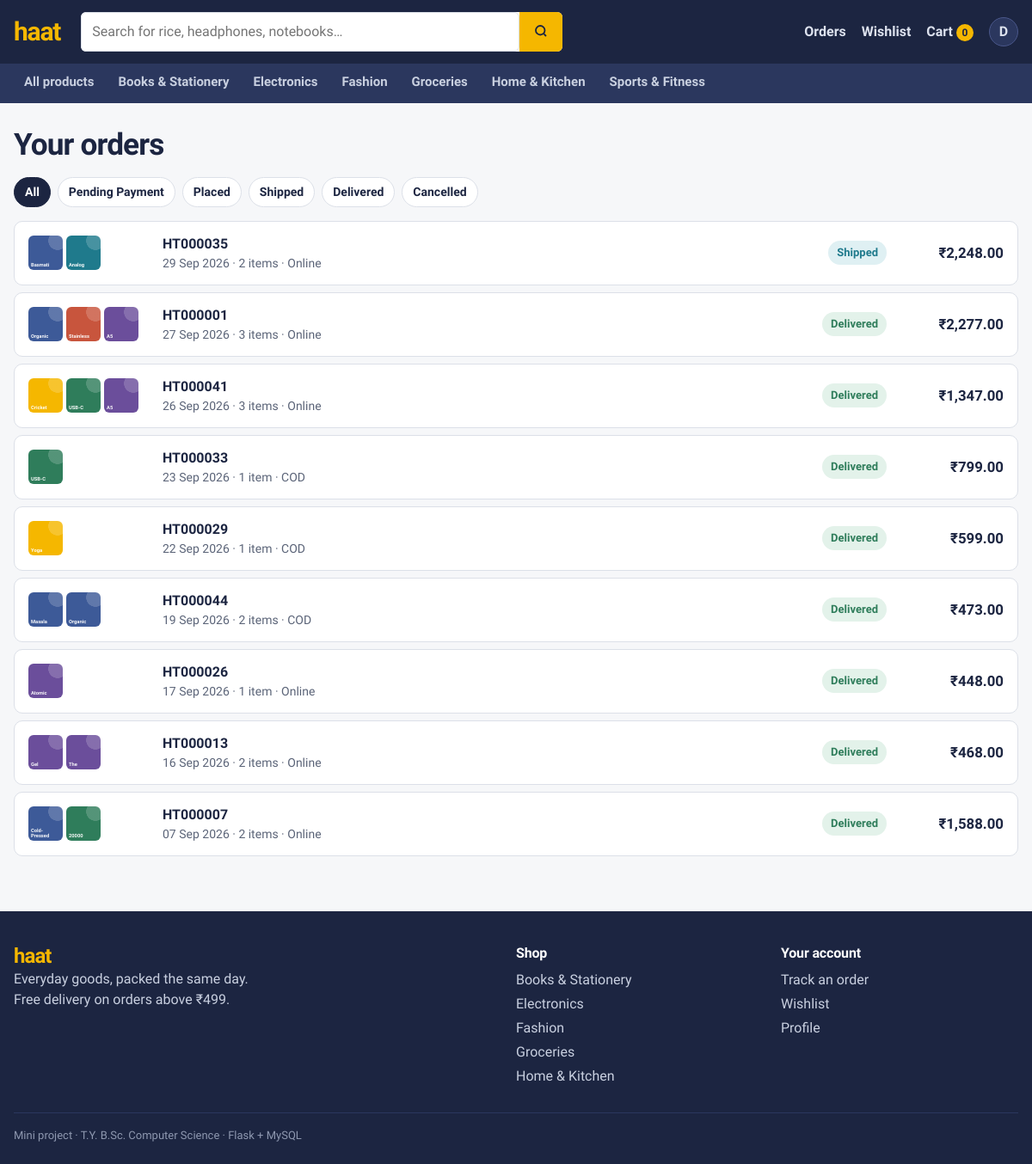
Page /orders (signed in) on the committed database.
### models.py (models this page shows, shortened)
class User(UserMixin, db.Model):
    __tablename__ = "users"
    user_id = db.Column(db.Integer, primary_key=True)
    name = db.Column(db.String(100), nullable=False)
    email = db.Column(db.String(100), unique=True, nullable=False, index=True)
    password = db.Column(db.String(255), nullable=False)
    phone = db.Column(db.String(15))
    role = db.Column(db.String(15), nullable=False, default="customer")   # customer | admin
    status = db.Column(db.String(20), nullable=False, default="active")   # active | blocked
    created_at = db.Column(db.DateTime, default=now)
    orders = db.relationship("Order", backref="user", lazy="dynamic")
    @property
    def is_admin(self):
        return self.role == "admin"
    @property
    def is_active(self):
        return self.status == "active"

class Category(db.Model):
    __tablename__ = "categories"
    category_id = db.Column(db.Integer, primary_key=True)
    category_name = db.Column(db.String(100), unique=True, nullable=False)
    description = db.Column(db.Text)
    created_at = db.Column(db.DateTime, default=now)
    products = db.relationship("Product", backref="category", lazy="dynamic")

class Product(db.Model):
    __tablename__ = "products"
    product_id = db.Column(db.Integer, primary_key=True)
    name = db.Column(db.String(150), nullable=False)
    description = db.Column(db.Text)
    price = db.Column(db.Numeric(10, 2), nullable=False)
    stock = db.Column(db.Integer, nullable=False, default=0)
    category_id = db.Column(db.Integer, db.ForeignKey("categories.category_id"), nullable=False)
    image = db.Column(db.String(255))                      # file name in static/uploads
    is_active = db.Column(db.Boolean, nullable=False, default=True)
    created_at = db.Column(db.DateTime, default=now)
    reviews = db.relationship("Review", backref="product", lazy="dynamic",
                              cascade="all, delete-orphan")

class Order(db.Model):
    __tablename__ = "orders"
    STATUSES = ["Pending Payment", "Placed", "Shipped", "Delivered", "Cancelled"]
    order_id = db.Column(db.Integer, primary_key=True)
    user_id = db.Column(db.Integer, db.ForeignKey("users.user_id"), nullable=False)
    order_date = db.Column(db.DateTime, default=now, index=True)
    status = db.Column(db.String(20), nullable=False, default="Pending Payment")
    total_amount = db.Column(db.Numeric(10, 2), nullable=False)
    subtotal = db.Column(db.Numeric(10, 2), nullable=False)
    shipping_fee = db.Column(db.Numeric(10, 2), nullable=False, default=0)
    payment_method = db.Column(db.String(30), nullable=False)   # Online | COD
    ship_name = db.Column(db.String(100), nullable=False)
    ship_phone = db.Column(db.String(15), nullable=False)
    ship_address = db.Column(db.String(255), nullable=False)
    ship_city = db.Column(db.String(60), nullable=False)
    ship_pincode = db.Column(db.String(10), nullable=False)
    shipped_at = db.Column(db.DateTime)
    delivered_at = db.Column(db.DateTime)
    cancelled_at = db.Column(db.DateTime)
    items = db.relationship("OrderItem", backref="order", cascade="all, delete-orphan")
    payments = db.relationship("Payment", backref="order", cascade="all, delete-orphan",
                               order_by="Payment.payment_id")
    @property
    def number(self):
        return f"HT{self.order_id:06d}"
    @property
    def item_count(self):
        return sum(i.quantity for i in self.items)

class OrderItem(db.Model):
    __tablename__ = "order_items"
    item_id = db.Column(db.Integer, primary_key=True)
    order_id = db.Column(db.Integer, db.ForeignKey("orders.order_id"), nullable=False)
    product_id = db.Column(db.Integer, db.ForeignKey("products.product_id"), nullable=False)
    quantity = db.Column(db.Integer, nullable=False)
    unit_price = db.Column(db.Numeric(10, 2), nullable=False)
    product = db.relationship("Product")

### modules/cart.py (the view)
@bp.route("/orders")
@login_required
def orders():
    status = request.args.get("status")
    query = Order.query.filter_by(user_id=current_user.user_id)
    if status in Order.STATUSES:
        query = query.filter_by(status=status)
    return render_template("orders/orders.html",
                           orders=query.order_by(Order.order_date.desc()).all(), status=status)

### app.py (called while the page is built)
@login_manager.user_loader
def load_user(user_id):
    user = db.session.get(User, int(user_id))
    return user if user and user.is_active else None

def _csrf_token():
    if "_csrf" not in session:
        session["_csrf"] = secrets.token_hex(16)
    return session["_csrf"]

def _register_middleware(app):
    @app.before_request
    def csrf_protect():
        if request.method == "POST" and app.config.get("CSRF_ENABLED", True):
            token = request.form.get("csrf_token") or request.headers.get("X-CSRF-Token")
            if not token or token != session.get("_csrf"):
                app.logger.warning("CSRF check failed on %s", request.path)
                abort(400, description="Your session expired. Reload the page and try again.")
    @app.after_request
    def log_request(response):
        if not request.path.startswith("/static"):
            app.logger.debug("%s %s -> %s", request.method, request.path, response.status_code)
        return response

def _register_template_helpers(app):
    app.jinja_env.globals.update(csrf_token=_csrf_token, page_url=page_url, tile_colour=tile_colour)
    app.jinja_env.filters["money"] = money
    @app.context_processor
    def inject_globals():
        cart_count, wish_ids = 0, set()
        if current_user.is_authenticated:
            cart_count = (db.session.query(db.func.coalesce(db.func.sum(CartItem.quantity), 0))
                          .filter(CartItem.user_id == current_user.user_id).scalar())
            wish_ids = {w.product_id for w in
                        WishlistItem.query.filter_by(user_id=current_user.user_id)}
        return {
            "store_name": app.config["STORE_NAME"],
            "nav_categories": Category.query.order_by(Category.category_name).all(),
            "cart_count": cart_count,
            "wish_ids": wish_ids,
        }

### utils/helpers.py (called while the page is built)
def _indian_grouping(whole: str) -> str:
    if len(whole) <= 3:
        return whole
    last3, rest = whole[-3:], whole[:-3]
    groups = []
    while len(rest) > 2:
        groups.insert(0, rest[-2:])
        rest = rest[:-2]
    if rest:
        groups.insert(0, rest)
    return ",".join(groups + [last3])

def money(value, symbol="₹"):
    d = Decimal(str(value or 0)).quantize(Decimal("0.01"))
    sign = "-" if d < 0 else ""
    whole, frac = f"{abs(d):.2f}".split(".")
    return f"{sign}{symbol}{_indian_grouping(whole)}.{frac}"

def tile_colour(category_id):
    return TILE_COLOURS[(category_id or 0) % len(TILE_COLOURS)]

### templates/orders/orders.html (shortened to what this page needs)
{% extends "base.html" %}
{% import "partials/macros.html" as m with context %}
{% block content %}
<section class="wrap">
  <h1 class="page-title">Your orders</h1>
  <nav class="chips" aria-label="Filter by status">
    <a href="{{ url_for('cart.orders') }}" class="{{ 'on' if not status }}">All</a>
    {% for s in ['Pending Payment','Placed','Shipped','Delivered','Cancelled'] %}
      <a href="{{ url_for('cart.orders', status=s) }}" class="{{ 'on' if status == s }}">{{ s }}</a>
    {% endfor %}
  </nav>
  {% if orders %}
  <div class="order-list">
    {% for o in orders %}
    <a class="order-row" href="{{ url_for('cart.order_detail', order_id=o.order_id) }}">
      <div class="order-thumbs">{% for it in o.items[:3] %}{{ m.tile(it.product, 'tile-xs') }}{% endfor %}</div>
      <div>
        <b>{{ o.number }}</b>
        <span class="muted small">{{ o.order_date.strftime('%d %b %Y') }} · {{ o.item_count }} item{{ '' if o.item_count == 1 else 's' }} · {{ o.payment_method }}</span>
      </div>
      {{ m.status(o.status) }}
      <span class="line-total">{{ o.total_amount|money }}</span>
    </a>
    {% endfor %}
  </div>
  {% else %}
  <div class="empty-state">
    <h2>{{ 'No ' ~ status|lower ~ ' orders' if status else 'No orders yet' }}</h2>
    <p>When you place an order, you can track it here.</p>
    <a class="btn btn-primary" href="{{ url_for('products.shop') }}">Start shopping</a>
  </div>
  {% endif %}
</section>
{% endblock %}

### templates/base.html (shortened to what this page needs)
<!doctype html>
<html lang="en">
<head>
  <link rel="stylesheet" href="{{ url_for('static', filename='css/style.css') }}">
</head>
<body class="{% block body_class %}{% endblock %}">
{% block header %}
<header class="site-header">
  <div class="wrap header-row">
    <a class="logo" href="{{ url_for('products.home') }}">{{ store_name|lower }}</a>
    <form class="search" action="{{ url_for('products.shop') }}" method="get" role="search">
      <input id="q" name="q" type="search" placeholder="Search for rice, headphones, notebooks…" value="{{ request.args.get('q','') }}">
      <button type="submit" aria-label="Search">
        <svg width="18" height="18" viewBox="0 0 24 24" fill="none" stroke="currentColor" stroke-width="2.4" aria-hidden="true"><circle cx="11" cy="11" r="7"/><path d="m20 20-3.5-3.5"/></svg>
      </button>
    </form>
    <nav class="user-nav" aria-label="Account">
      {% if current_user.is_authenticated %}
        <a href="{{ url_for('cart.orders') }}">Orders</a>
        <a href="{{ url_for('cart.wishlist') }}">Wishlist{% if wish_ids %} <span class="count">{{ wish_ids|length }}</span>{% endif %}</a>
        <a class="cart-link" href="{{ url_for('cart.view_cart') }}">Cart <span class="count">{{ cart_count }}</span></a>
        <a href="{{ url_for('auth.account') }}" title="Your account" class="avatar">{{ current_user.name[:1]|upper }}</a>
      {% else %}
        <a href="{{ url_for('auth.login') }}">Log in</a>
        <a class="btn btn-sm btn-primary" href="{{ url_for('auth.register') }}">Sign up</a>
      {% endif %}
    </nav>
  </div>
  <nav class="cat-bar" aria-label="Categories">
    <div class="wrap">
      <a href="{{ url_for('products.shop') }}" class="{{ 'on' if request.endpoint=='products.shop' and not request.args.get('category') }}">All products</a>
      {% for c in nav_categories %}
        <a href="{{ url_for('products.shop', category=c.category_id) }}" class="{{ 'on' if request.args.get('category')|int == c.category_id }}">{{ c.category_name }}</a>
      {% endfor %}
    </div>
  </nav>
</header>
{% endblock %}
<main id="main">{% block content %}{% endblock %}</main>
{% block footer %}
<footer class="site-footer">
  <div class="wrap footer-row">
    <div>
      <span class="logo logo-sm">{{ store_name|lower }}</span>
      <p>Everyday goods, packed the same day.<br>Free delivery on orders above ₹499.</p>
    </div>
    <div>
      <h4>Shop</h4>
      {% for c in nav_categories[:5] %}<a href="{{ url_for('products.shop', category=c.category_id) }}">{{ c.category_name }}</a>{% endfor %}
    </div>
    <div>
      <h4>Your account</h4>
      <a href="{{ url_for('cart.orders') }}">Track an order</a>
      <a href="{{ url_for('cart.wishlist') }}">Wishlist</a>
      <a href="{{ url_for('auth.account') }}">Profile</a>
    </div>
  </div>
  <div class="wrap fine">Mini project · T.Y. B.Sc. Computer Science · Flask + MySQL</div>
</footer>
{% endblock %}
</body>
</html>

### templates/partials/macros.html (shortened to what this page needs)
{% macro tile(p, cls='') -%}
{% if p.image %}
  <img class="tile {{ cls }}" src="{{ url_for('static', filename='uploads/' ~ p.image) }}" alt="{{ p.name }}" loading="lazy">
{% else %}
  <div class="tile tile-type {{ cls }}" style="--tile: {{ tile_colour(p.category_id) }}" aria-hidden="true">
    <span>{{ p.name.split()[0] }}</span>
  </div>
{% endif %}
{%- endmacro %}
{% macro status(s) -%}
<span class="status status-{{ s|lower|replace(' ', '-') }}">{{ s }}</span>
{%- endmacro %}

### rows in the picture
User: name "D"
Category: category_name "Books & Stationery"
Category: category_name "Electronics"
Category: category_name "Fashion"
Category: category_name "Groceries"
Category: category_name "Home & Kitchen"
Category: category_name "Sports & Fitness"
Order: number "HT000035", order_date "29 Sep 2026", item_count "2", payment_method "Online", status "Shipped", total_amount "₹2,248.00"
OrderItem: quantity.quantity "s"
Product: name "Basmati"
Product: name "Analog"
Order: number "HT000001", order_date "27 Sep 2026", item_count "3", payment_method "Online", status "Delivered", total_amount "₹2,277.00"
OrderItem: quantity.quantity "s"
Product: name "Organic"
Product: name "Stainless"
Product: name "A5"
Order: number "HT000041", order_date "26 Sep 2026", item_count "3", payment_method "Online", status "Delivered", total_amount "₹1,347.00"
OrderItem: quantity.quantity "s"
Product: name "Cricket"
Product: name "USB-C"
Order: number "HT000033", order_date "23 Sep 2026", item_count "1", payment_method "COD", status "Delivered", total_amount "₹799.00"
Order: number "HT000029", order_date "22 Sep 2026", item_count "1", payment_method "COD", status "Delivered", total_amount "₹599.00"
Product: name "Yoga"
Order: number "HT000044", order_date "19 Sep 2026", item_count "2", payment_method "COD", status "Delivered", total_amount "₹473.00"
OrderItem: quantity.quantity "s"
Product: name "Masala"
Order: number "HT000026", order_date "17 Sep 2026", item_count "1", payment_method "Online", status "Delivered", total_amount "₹448.00"
Product: name "Atomic"
Order: number "HT000013", order_date "16 Sep 2026", item_count "2", payment_method "Online", status "Delivered", total_amount "₹468.00"
OrderItem: quantity.quantity "s"
Product: name "Gel"
Product: name "The"
Order: number "HT000007", order_date "07 Sep 2026", item_count "2", payment_method "Online", status "Delivered", total_amount "₹1,588.00"
OrderItem: quantity.quantity "s"
Product: name "Cold-Pressed"
Product: name "20000"

### other values in the picture
{{ store_name|lower }} "haat"
{{ cart_count }} "0"
{{ s }} "Pending Payment" "Placed" "Shipped" "Delivered" "Cancelled"
